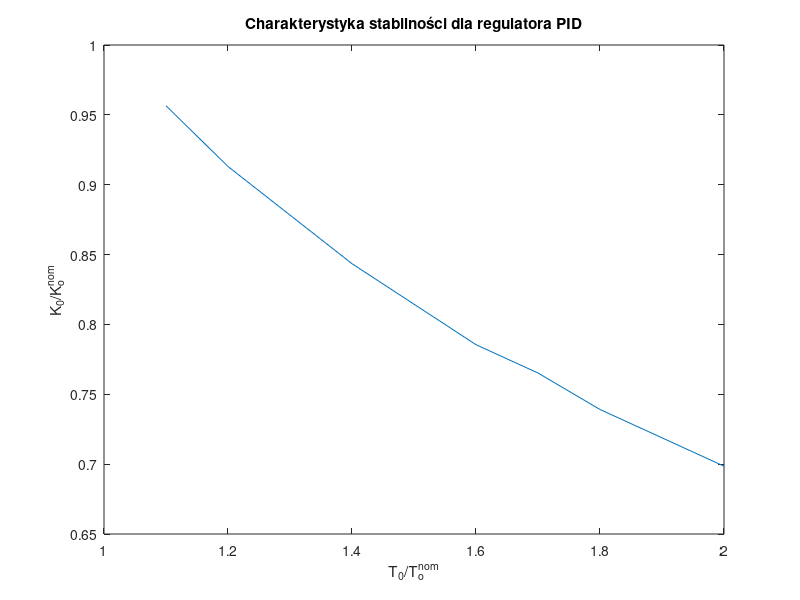

This chart was generated by the following MATLAB code:
clear all
%definicja parametrów reg ciągłego
Kr = 0.241;
Ti = 10.06;
Td = 2.4144;
T = 0.5;
delay = 10;

%definicja parametrów PID dyskretnego
r0 = Kr*(1+ T/(2*Ti) + Td/T);
r1 = Kr*(T/(2*Ti)- 2*Td/T -1);
r2 = (Kr*Td)/T;

%wartości do równania obiektu
b0 = 0.05849;
b1 = 0.06538;
a0 = 0.716;
a1 = -1.695;

kk = 250; %koniec symulacji
kp = 24; %początek symulacji
ks = 28; %chwila skoku wartosci zadania

%War początkowe
u(1:kp) = 0; y(1:kp) = 0;
yzad(1:ks)=0; yzad(ks:kk)=1;
e(1:kp) = 0;


for k=kp:kk
    %symulacja obiektu
    y(k)=b1*u(k-(11+delay))+b0*u(k-(12+delay))-a1*y(k-1)-a0*y(k-2);
    %uchyb regulacji
    e(k)=yzad(k)-y(k);
    %sygnał streujący regulatorem
    u(k)=r2*e(k-2)+r1*e(k-1)+r0*e(k)+u(k-1);
end


%Plot PID
% figure; stairs(y);
% hold on; stairs(yzad,':');
% title("Odpowiedź skokowa układu z regulatorem"); xlabel('k'); ylabel("y");
% hold off;

Tbad = [1.1:0.1:2];
Ybad = [0.956521739	0.913043478	0.87826087	0.843478261	0.814492754	0.785507246	0.765217391	0.739130435	0.71884058	0.698550725
]   
%Final Plot
figure;
plot(Tbad, Ybad);
hold on; xlabel("T_0/T_o^n^o^m"); ylabel("K_0/K_o^n^o^m")
title("Charakterystyka stabilności dla regulatora PID")
print("Char_Stab_PID",'-dpng','-r400')

